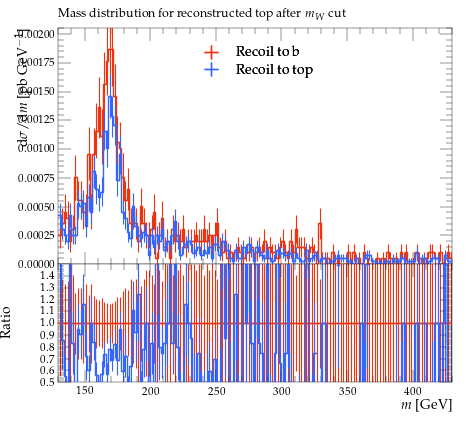

This chart was generated by the following Python code:
#! /usr/bin/env python

# This Python script was auto-generated using YODA v2.0.2.
# Analysis object: /MC_TTBAR/onelep_t_mass_W_cut
# Timestamp: 07-08-2026 (11:29:32)

import matplotlib as mpl
import matplotlib.pyplot as plt
mpl.use('Agg') # comment out for interactive use
import os
import numpy as np

plotDir = os.path.split(os.path.realpath(__file__))[0]
if 'YODA_USER_PLOT_PATH' in globals():
    plot_outdir = globals()['YODA_USER_PLOT_PATH']
else:
    plot_outdir = plotDir

#plot style
plt.style.use(os.path.join(plotDir, '../default.mplstyle'))
# plot metadata
figW, figH = plt.rcParams['figure.figsize']
ax_xLabel = r'$m$ [GeV]'
ax_yLabel = r'$\mathrm{d}\sigma/\mathrm{d}m$ [pb GeV$^{-1}$]'
ax_title  = r'Mass distribution for reconstructed top after $m_W$ cut'
ax_xScale = 'linear'
ax_yScale = 'linear'
xLims = (130.0, 430.0)
yLims = (0.0, 0.0020551949)

# TeX-friendly labels for the legend
labels = {
    'legend' : ([ r"Recoil to b", r"Recoil to top" ], r""),
}

# Adjust canvas width and height
canvasW = 10.0
canvasH = 9.0
figW *= canvasW/10.
figH *= canvasH/9.

# Create figure and axis objects
fig, (ax, ratio0_ax) = plt.subplots(2, 1, sharex=True,
                  figsize=(figW,figH), gridspec_kw={'height_ratios': (6.0, 3.0)})

# Set figure margins
plt.subplots_adjust(
    left   = 1.0 * plt.rcParams['figure.subplot.left'],
    right  = 1.0 * plt.rcParams['figure.subplot.right'],
    top    = 1.0 * plt.rcParams['figure.subplot.top'],
    bottom = 1.0 * plt.rcParams['figure.subplot.bottom'])

ratio0_ax.yaxis.set_major_locator(mpl.ticker.MultipleLocator(0.1))
ratio0_ax.set_ylim(0.5, 1.4999)
ratio0_ax.set_ylabel('Ratio')

# the numerical data is stored in a separate file
dataf = dict()
prefix = os.path.split(__file__)[0]
if prefix:    prefix = prefix + '/'
exec(open(prefix+'onelep_t_mass_W_cut__data.py').read(), dataf)


legend_handles = dict() # keep track of handles for the legend

# style options for curves
# starts at zorder>=5 to draw curve on top of legend
styles = {
  'rec_b': {
    'color' : '#EE3311',
    'linestyle' : '-',
    'linewidth' : 1,
    'marker' : 'none',
    'markersize' : 2,
    'capsize' : 0.0,
    'zorder' : 5,
    'histstyle' : 1,
    'drawstyle' : 'steps-pre',
    'xerrorbars' : 1,
    'yerrorbars' : 1,
    'fillcolor' : None,
    'fillopacity' : 1.0,
    'ratio0_linestyle' : '-',
    'ratio0_linewidth' : 1,
    'ratio0_marker' : 'none',
    'ratio0_markersize' : 2,
    'ratio0_capsize' : 0.0,
    'ratio0_zorder' : 5,
    'ratio0_histstyle' : 1,
    'ratio0_drawstyle' : 'steps-pre',
    'ratio0_xerrorbars' : 1,
    'ratio0_yerrorbars' : 1,
  },
  'rec_t': {
    'color' : '#3366FF',
    'linestyle' : '-',
    'linewidth' : 1,
    'marker' : 'none',
    'markersize' : 2,
    'capsize' : 0.0,
    'zorder' : 6,
    'histstyle' : 1,
    'drawstyle' : 'steps-pre',
    'xerrorbars' : 1,
    'yerrorbars' : 1,
    'fillcolor' : None,
    'fillopacity' : 1.0,
    'ratio0_linestyle' : '-',
    'ratio0_linewidth' : 1,
    'ratio0_marker' : 'none',
    'ratio0_markersize' : 2,
    'ratio0_capsize' : 0.0,
    'ratio0_zorder' : 6,
    'ratio0_histstyle' : 1,
    'ratio0_drawstyle' : 'steps-pre',
    'ratio0_xerrorbars' : 1,
    'ratio0_yerrorbars' : 1,
  },
}

# curve from input yoda files in main panel
for label, yvals in dataf['yvals'].items():
    if all(np.isnan(v) for v in dataf['yvals'][label]):
        continue
    tmp = None
    if styles[label]['histstyle']: # draw as histogram
        xpos = dataf['xedges'][label] if styles[label]['drawstyle'] else dataf['xpoints'][label]
        ypos = np.insert(yvals, 0, yvals[0]) if styles[label]['drawstyle'] else yvals
        if styles[label]['fillcolor']: # fill area below curve
            ax.fill_between(xpos, ypos, step='pre',
                            color=styles[label]['fillcolor'],
                            alpha=styles[label]['fillopacity'])
        tmp, = ax.plot(xpos, ypos,
                       color=styles[label]['color'],
                       linestyle=styles[label]['linestyle'],
                       linewidth=styles[label]['linewidth'],
                       drawstyle=styles[label]['drawstyle'], solid_joinstyle='miter',
                       zorder=styles[label]['zorder'], label=label)
    tmp = ax.errorbar(dataf['xpoints'][label], yvals,
                      xerr=np.array(dataf['xerrs'][label])*styles[label]['xerrorbars'],
                      yerr=np.array(dataf['yerrs'][label])*styles[label]['yerrorbars'],
                      fmt=styles[label]['marker'], capsize=styles[label]['capsize'],
                      markersize=styles[label]['markersize'],
                      ecolor=styles[label]['color'],
                      color=styles[label]['color'], zorder=styles[label]['zorder'])
    tmp[-1][0].set_linestyle(styles[label]['linestyle'])
    tmp[-1][0].set_linewidth(styles[label]['linewidth'])
    if label in dataf['add_legend_handle']:  legend_handles[label] = tmp
    for varLabel in dataf['variation_yvals'].keys():
        if varLabel.startswith(label):
            tmp, = ax.plot(dataf['xedges'][label], dataf['variation_yvals'][varLabel],
                           color=styles[label]['color'],
                           linestyle=styles[label]['linestyle'],
                           linewidth=styles[label]['linewidth'],
                           drawstyle='steps-pre', solid_joinstyle='miter',
                           zorder=styles[label]['zorder'], alpha=0.5)


# plots on ratio panel
# curve from input yoda files in ratio panel
for label, yvals in dataf['ratio0_yvals'].items():
    if all(np.isnan(v) for v in yvals):
        continue
    if styles[label]['ratio0_histstyle']: # plot as histogram
        xpos = dataf['xedges']['rec_b'] if styles[label]['ratio0_drawstyle'] else dataf['xpoints']['rec_b']
        ypos = np.insert(yvals, 0, yvals[0]) if styles[label]['ratio0_drawstyle'] else yvals
        ratio0_ax.plot(xpos, ypos,
                       color=styles[label]['color'],
                       linewidth=styles[label]['linewidth'],
                       linestyle=styles[label]['ratio0_linestyle'],
                       drawstyle=styles[label]['ratio0_drawstyle'], zorder=styles[label]['zorder'],
                       solid_joinstyle='miter')
    tmp = ratio0_ax.errorbar(dataf['xpoints']['rec_b'], yvals,
                             xerr=np.array(dataf['ref_xerrs'])*styles[label]['ratio0_xerrorbars'],
                             yerr=np.array(dataf['ratio0_yerrs'][label])*styles[label]['ratio0_yerrorbars'],
                             fmt=styles[label]['ratio0_marker'], capsize=styles[label]['ratio0_capsize'],
                             markersize=styles[label]['ratio0_markersize'],
                             ecolor=styles[label]['color'],
                             color=styles[label]['color'])
    tmp[-1][0].set_linestyle(styles[label]['ratio0_linestyle'])
    tmp[-1][0].set_linewidth(styles[label]['ratio0_linewidth'])

    for varlabel in dataf['ratio0_variation_vals'].keys():
        if varlabel.startswith(label):
            ratio0_ax.plot(dataf['xedges']['rec_b'],
                            dataf['ratio0_variation_vals'][varlabel],
                            color=styles[label]['color'],
                            linestyle=styles[label]['linestyle'],
                            linewidth=styles[label]['linewidth'],
                            drawstyle='steps-pre', solid_joinstyle='miter',
                            zorder=1, alpha=0.5)

legend_items = list(legend_handles.values())
ax.add_artist(ax.legend(legend_items,
                        labels['legend'][0],
                        title=labels['legend'][1],
                        alignment='left',
                        loc='upper center',
                        bbox_to_anchor=(0.5, 0.97)))

# set plot metadata as defined above
ratio0_ax.set_xlabel(ax_xLabel)
ratio0_ax.xaxis.set_label_coords(1., -0.15)
ax.set_ylabel(ax_yLabel, ha='right', va='top')
ax.yaxis.set_label_coords(-0.11, 1.0)
ax.set_title(ax_title, loc='left')
ax.set_xscale(ax_xScale)
ax.set_yscale(ax_yScale)
ax.set_xlim(xLims)
ax.set_ylim(yLims)

# tick formatting
plt.rcParams['xtick.top'] = True
plt.rcParams['ytick.right'] = True
fig.align_ylabels((ax, ratio0_ax))
plt.savefig(os.path.join(plot_outdir, 'onelep_t_mass_W_cut.pdf'), format='PDF')
plt.savefig(os.path.join(plot_outdir, 'onelep_t_mass_W_cut.png'), format='PNG')

plt.close(fig)
